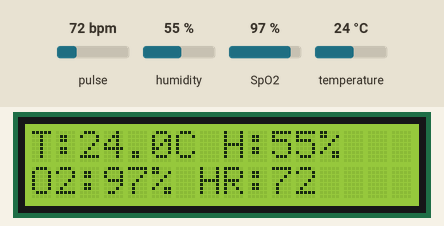
Recording of a sketch running on a simulated ESP8266 (NodeMCU). Shown: 16×2 character LCD. Inputs (shaded band) come from the test bench; at power-on: pulse 72 bpm, humidity 55 %, SpO2 97 %, temperature 24 °C. WiFi joins after 1.5 s; servers stay silent unless stated; no MQTT or app messages arrive unless stated; what the sketch prints to the serial monitor is not drawn.

Above: at 5.6 s.
5.7 s: pulse set to 42 bpm
At 10.9 s:
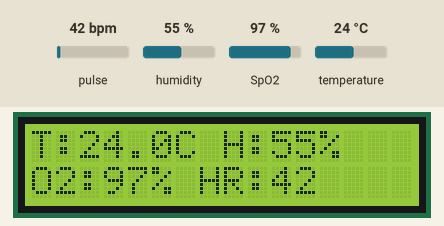
11.5 s: humidity set to 22 %
At 16.2 s:
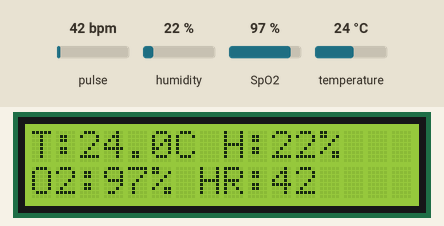
16.5 s: SpO2 set to 80 %
At 20.6 s:
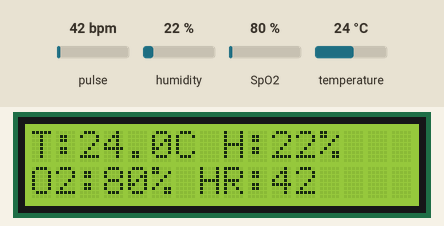
21.6 s: temperature set to 12 °C
At 26.0 s:
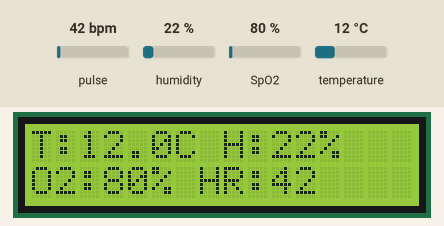
26.6 s: pulse set to 70 bpm
At 31.3 s:
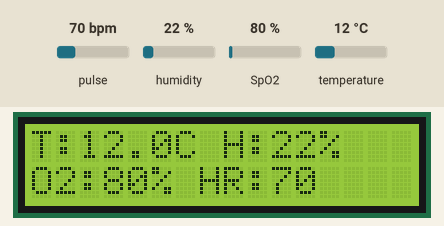
31.6 s: humidity set to 40 %
At 35.6 s:
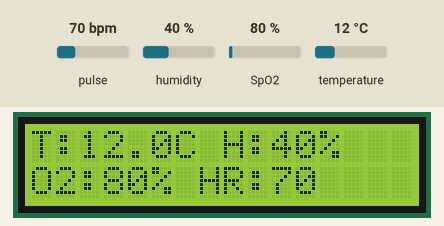
Timing chart, 0 to 37.1 s (numbered marks = the images above; inputs shaded):
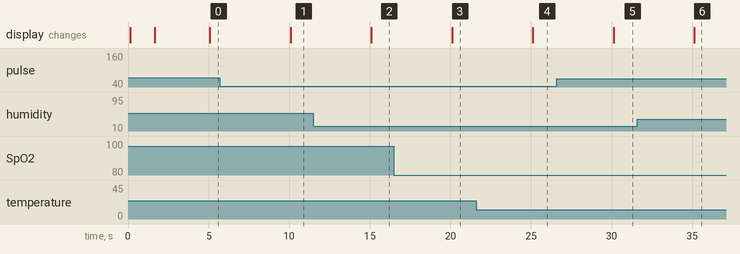

The sketch:

IOT_BASED_HEALTH_MONITRING.ino
```cpp
// ESP8266 (ESP12E) version
#include <Wire.h>
#include <LiquidCrystal_I2C.h>
#include <ESP8266WiFi.h>               // ESP8266 WiFi
#include "Adafruit_MQTT.h"
#include "Adafruit_MQTT_Client.h"
#include "DHT.h"
#include "MAX30100_PulseOximeter.h"

// === USER PINS / CONFIG ===
// NOTE: If your LCD uses default I2C pins (SDA=GPIO4 D2, SCL=GPIO5 D1)
// and you wired DHT to GPIO5 (D1), that's a conflict.
// Move DHT to another free pin (e.g. D6) or rewire I2C.
#define DHTPIN 7       // currently GPIO5 (D1) — change if conflict with I2C
#define DHTTYPE DHT11
DHT dht(DHTPIN, DHTTYPE);

// I2C LCD (address may be 0x27 or 0x3F) — change if needed
LiquidCrystal_I2C lcd(0x27, 16, 2);

// Pulse Oximeter
#define REPORTING_PERIOD_MS 5000
PulseOximeter pox;
uint32_t tsLastReport = 0;

// sensor values
int HeartRate = 0;
float SpO = -1.0f;
int32_t lastHeartRate = -1;
float lastSpO = -1.0f;

float temperature = NAN;
float humidity = NAN;
float lasttemperature = NAN;
float lasthumidity = NAN;

// WiFi / Adafruit IO
#define WLAN_SSID       "Robotutor"
#define WLAN_PASS       "Robotutor"

#define AIO_SERVER      "io.adafruit.com"
#define AIO_SERVERPORT  1883
#define AIO_USERNAME    "health110"
#define AIO_KEY         "aio_bgus1060THvGsaRFDfRT9VvjFXz7"

WiFiClient client;
Adafruit_MQTT_Client mqtt(&client, AIO_SERVER, AIO_SERVERPORT, AIO_USERNAME, AIO_KEY);

Adafruit_MQTT_Publish temp_feed      = Adafruit_MQTT_Publish(&mqtt, AIO_USERNAME "/feeds/temperature");
Adafruit_MQTT_Publish humidity_feed  = Adafruit_MQTT_Publish(&mqtt, AIO_USERNAME "/feeds/humidity");
Adafruit_MQTT_Publish spo2_feed      = Adafruit_MQTT_Publish(&mqtt, AIO_USERNAME "/feeds/spo2");
Adafruit_MQTT_Publish heartrate_feed = Adafruit_MQTT_Publish(&mqtt, AIO_USERNAME "/feeds/heartrate");

void MQTT_connect();
void onBeatDetected() { Serial.println("Beat detected!"); }

void setup() {
  Serial.begin(115200);
  delay(50);

  // LCD
  lcd.init();
  lcd.backlight();
  lcd.clear();
  lcd.setCursor(0,0);
  lcd.print("Booting...");

  // I2C - default pins on ESP8266 (SDA=4=D2, SCL=5=D1)
  Wire.begin(); // If you must change pins: Wire.begin(sdaPin, sclPin);

  // DHT
  dht.begin();

  // Pulse Oximeter (MAX30100)
  Serial.print("Initializing POX.. ");
  if (!pox.begin()) {
    Serial.println("FAILED");
    lcd.clear(); lcd.setCursor(0,0); lcd.print("POX init FAILED");
    // We'll continue but POX values may be invalid
  } else {
    Serial.println("OK");
    pox.setOnBeatDetectedCallback(onBeatDetected);
  }

  // WiFi connect
  Serial.print("Connecting to WiFi");
  WiFi.begin(WLAN_SSID, WLAN_PASS);
  uint32_t start = millis();
  while (WiFi.status() != WL_CONNECTED) {
    delay(250);
    Serial.print(".");
    // optional timeout handling
    if (millis() - start > 20000) {
      Serial.println();
      Serial.println("WiFi connect timeout, retrying...");
      start = millis();
    }
  }
  Serial.println();
  Serial.print("WiFi connected, IP: "); Serial.println(WiFi.localIP());

  lcd.clear();
  lcd.setCursor(0,0);
  lcd.print("WiFi Connected");

  // Force first-publish by making last values impossible
  lastHeartRate = -1;
  lastSpO = -1.0f;
  lasttemperature = NAN;
  lasthumidity = NAN;

  // Connect MQTT
  MQTT_connect();
}

void loop() {
  // keep MQTT alive
  if (!mqtt.connected()) MQTT_connect();
  mqtt.processPackets(10);
  mqtt.ping();

  // update pox sensor
  pox.update();

  // reporting loop
  if (millis() - tsLastReport > REPORTING_PERIOD_MS) {
    tsLastReport = millis();

    float t = dht.readTemperature(); // C
    float h = dht.readHumidity();

    int hr = pox.getHeartRate();
    float spo2 = pox.getSpO2();

    Serial.print("Read T="); Serial.print(t);
    Serial.print(" H="); Serial.print(h);
    Serial.print(" HR="); Serial.print(hr);
    Serial.print(" SpO2="); Serial.println(spo2);

    // LCD display (guard against NaN)
    lcd.clear();
    lcd.setCursor(0,0);
    if (!isnan(t)) { lcd.print("T:"); lcd.print(t,1); lcd.print("C "); }
    else { lcd.print("T: --C "); }
    if (!isnan(h)) { lcd.print("H:"); lcd.print(h,0); lcd.print("%"); }
    else { lcd.print("H: --%"); }

    lcd.setCursor(0,1);
    if (spo2 > 0.0f && spo2 <= 100.0f) { lcd.print("O2:"); lcd.print(spo2,0); lcd.print("% "); }
    else { lcd.print("O2: --% "); }
    if (hr > 0 && hr < 300) { lcd.print("HR:"); lcd.print(hr); }
    else { lcd.print("HR: --"); }

    // ---------- Publish (explicit casts to resolve overloads) ----------
    // Temperature (double overload, 1 decimal place)
    if (!isnan(t)) {
      if (isnan(lasttemperature) || fabs(t - lasttemperature) >= 0.1f) {
        if (temp_feed.publish((double)t, 1, false)) {
          Serial.println("Temperature published");
          lasttemperature = t;
        } else {
          Serial.println("Temperature publish FAILED");
        }
      }
    }

    // Humidity
    if (!isnan(h)) {
      if (isnan(lasthumidity) || fabs(h - lasthumidity) >= 0.5f) {
        if (humidity_feed.publish((double)h, 1, false)) {
          Serial.println("Humidity published");
          lasthumidity = h;
        } else {
          Serial.println("Humidity publish FAILED");
        }
      }
    }

    // SpO2
    if (spo2 > 0.0f && spo2 <= 100.0f) {
      if (lastSpO < 0.0f || fabs(spo2 - lastSpO) >= 0.5f) {
        if (spo2_feed.publish((double)spo2, 1, false)) {
          Serial.println("SpO2 published");
          lastSpO = spo2;
        } else {
          Serial.println("SpO2 publish FAILED");
        }
      }
    }

    // Heart rate (int32_t overload)
    if (hr > 0 && hr < 300) {
      if (lastHeartRate != hr) {
        if (heartrate_feed.publish((int32_t)hr, false)) {
          Serial.println("Heart rate published");
          lastHeartRate = hr;
        } else {
          Serial.println("Heart rate publish FAILED");
        }
      }
    }
    // -------------------------------------------------------------------

  } // end reporting

  delay(10);
}

void MQTT_connect() {
  int8_t ret;
  if (mqtt.connected()) return;

  Serial.print("Connecting to MQTT... ");

  uint8_t retries = 5;
  while ((ret = mqtt.connect()) != 0) {
    Serial.print(mqtt.connectErrorString(ret));
    Serial.print(" - retrying in 2s...");
    mqtt.disconnect();
    delay(2000);
    if (--retries == 0) {
      Serial.println();
      Serial.println("MQTT connect failed - restarting WiFi and retrying");
      WiFi.disconnect();
      WiFi.reconnect();
      retries = 5;
    }
  }
  Serial.println("MQTT Connected!");
}
```

Measured:
- after the input at 5.7 s, the display: changes after 4.4 s (image 1)
- after the input at 11.5 s, the display: changes after 3.6 s (image 2)
- after the input at 16.5 s, the display: changes after 3.6 s (image 3)
- after the input at 21.6 s, the display: changes after 3.5 s (image 4)
- after the input at 26.6 s, the display: changes after 3.5 s (image 5)
- after the input at 31.6 s, the display: changes after 3.5 s (image 6)
